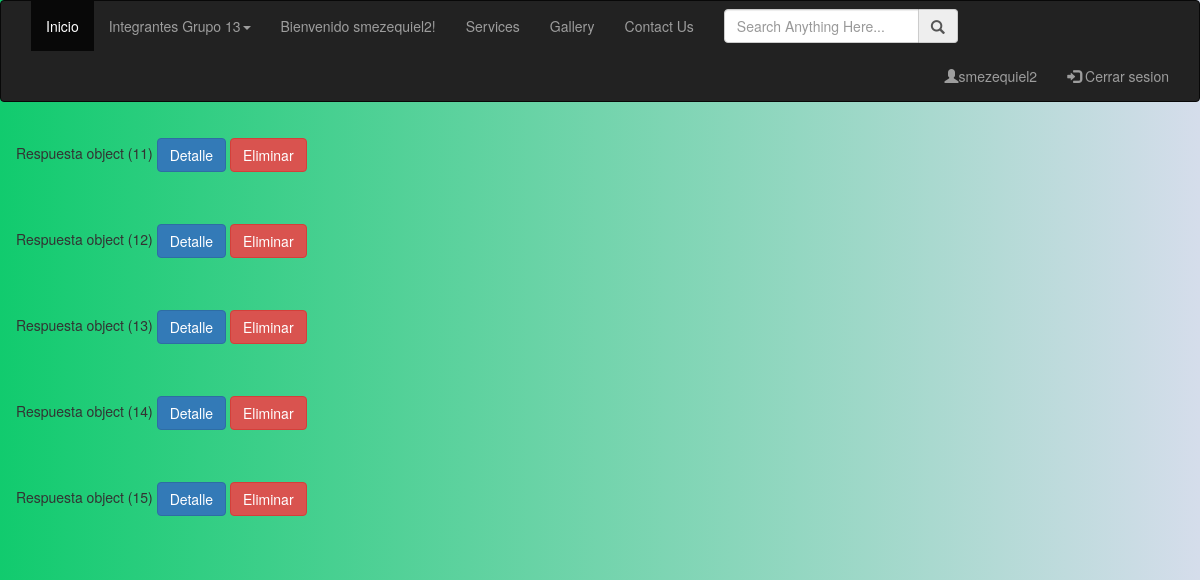
The page /juegote/listar_respuestas (signed in) on the database its author committed.
### juegote/models.py (models this page shows)
class Respuesta(models.Model):
    id_pregunta = models.ForeignKey('Pregunta', on_delete=models.CASCADE)
    opcion = models.CharField(max_length=500)
    puntaje = models.IntegerField()

### juegote/views.py (the view)
# urls.py: path('listar_respuestas', views.listar_respuestas, name="respuestas"),
@login_required(login_url='/login')
@permission_required('juegote.view_respuesta', login_url='/login')
def listar_respuestas(request):
    respuestas = Respuesta.objects.all()
    return render(request, 'juegote/listar_respuestas.html', {"respuestas": respuestas})

### templates/juegote/listar_respuestas.html (shortened to what this page needs)
{% extends "base2.html" %}
{% block body %}
    <div class="row justify-content-md-center m-5">
        <div class="mb-3 col-lg-6">
                {% for item in respuestas %}
            <div class="alert alert-primary" role="alert">
                {{item}}
                <a class="btn btn-primary" href="{% url 'juegote:detalle_respuesta' item.pk %}">Detalle</a>
                <a class="btn btn-danger" href="{% url 'juegote:eliminar_respuesta' item.pk %}">Eliminar</a>
            </div>
                {% endfor %}
        </div>
     </div>
{% endblock %}

### templates/base2.html (shortened to what this page needs)
{% load static %}
<html>
  <head>
    <link rel="stylesheet" type="text/css" href="{% static 'css/styles.css' %>}?{% now "U" %}/>
  <link href="https://cdn.jsdelivr.net/npm/bootstrap@5.1.0/dist/css/bootstrap.min.css" rel="stylesheet"
>
</head>
  <body>
    <link rel="stylesheet" href="https://maxcdn.bootstrapcdn.com/bootstrap/3.3.7/css/bootstrap.min.css">
    <div class="navbar navbar-inverse">
            <div class="container-fluid">
                <div class="row">
                    <div class="col-lg-12">
                        <div class="navbar-collapse collapse" id="mobile_menu">
                            <ul class="nav navbar-nav">
                                <li class="active"><a href="/">Inicio</a></li>
                                <li><a href="#" class="dropdown-toggle" data-toggle="dropdown">Integrantes Grupo 13<span class="caret"></span></a>
                                </li>
                                <li><a href="#">Bienvenido {{request.user.username}}!</a></li>
                                <li><a href="#">Services</a></li>
                                <li><a href="#">Gallery</a></li>
                                <li><a href="#">Contact Us</a></li>
                            </ul>
                            <ul class="nav navbar-nav">
                                <li>
                                    <form action="" class="navbar-form">
                                        <div class="form-group">
                                            <div class="input-group">
                                                <input type="search" name="search" id="" placeholder="Search Anything Here..." class="form-control">
                                                <span class="input-group-addon"><span class="glyphicon glyphicon-search"></span></span>
                                            </div>
                                        </div>
                                    </form>
                                </li>
                            </ul>
                            {% if request.user.username %}
                            <div class="nav navbar-nav navbar-right">
                                <li><a class= "nav-link disabled" href="#" tabindex="-1" aria-disabled="true" ><span class="glyphicon glyphicon-user"></span>{{request.user.username}}</a></li>
                            <li><a href="/logout"><span class="glyphicon glyphicon-log-in"></span> Cerrar sesion</a></li>
                            </div>
                            {% endif %}
                        </div>
                    </div>
                </div>
            </div>
        </div>
    {% block body %}{% endblock %}
  </body>
</html>

### templates/base2.html (style rules this page uses)
body { background: #11cb6e; background: -webkit-linear-gradient(to right, rgb(17, 203, 110), rgb(213, 221, 235)); background: linear-gradient(to right, rgba(17, 203, 110), rgba(213, 221, 235)) }

### rows shown on the page
Respuesta: id "Respuesta object (11)"
Respuesta: id "Respuesta object (12)"
Respuesta: id "Respuesta object (13)"
Respuesta: id "Respuesta object (14)"
Respuesta: id "Respuesta object (15)"

### other values the page prints
{{ request.user.username }} "smezequiel2"
